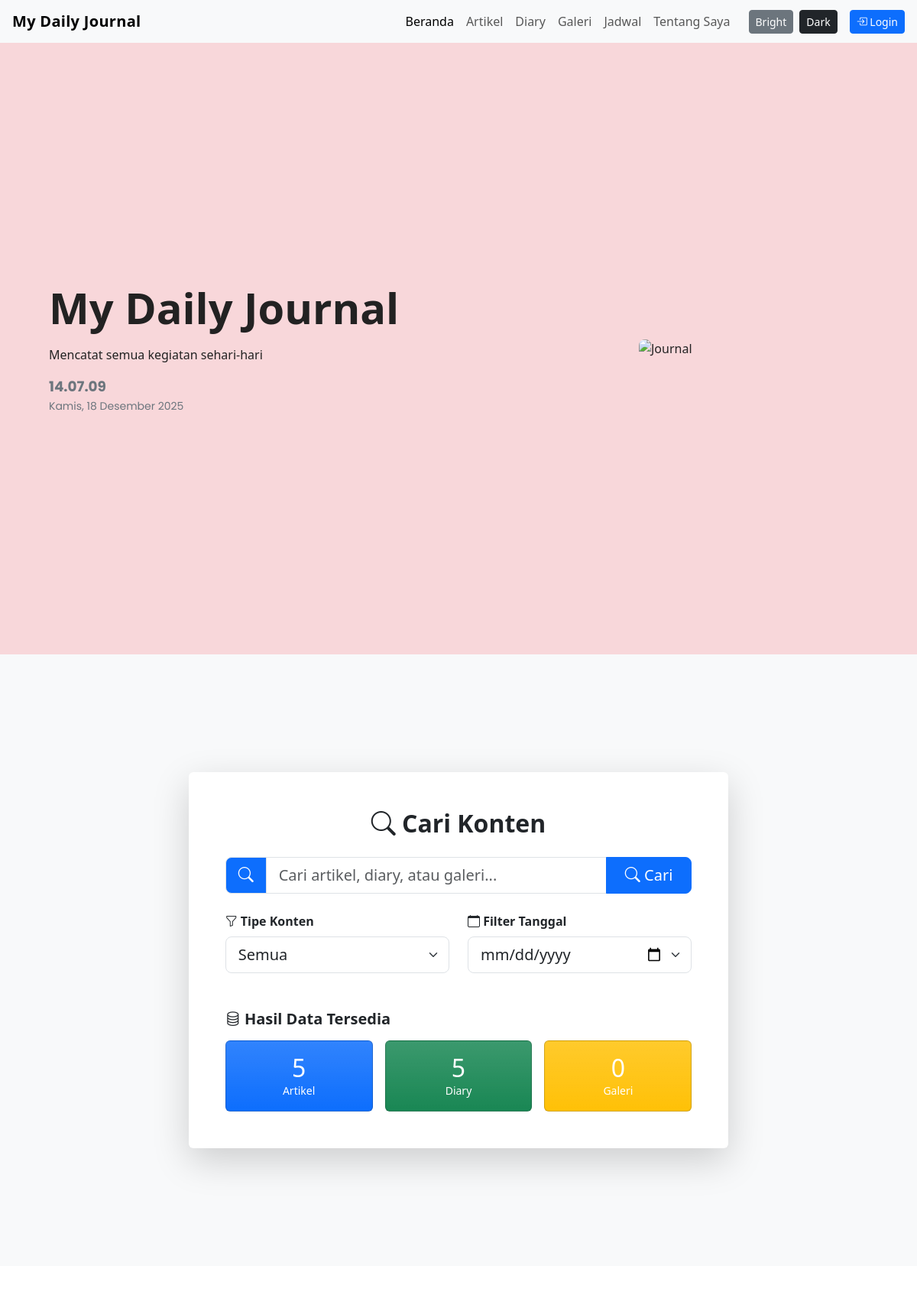
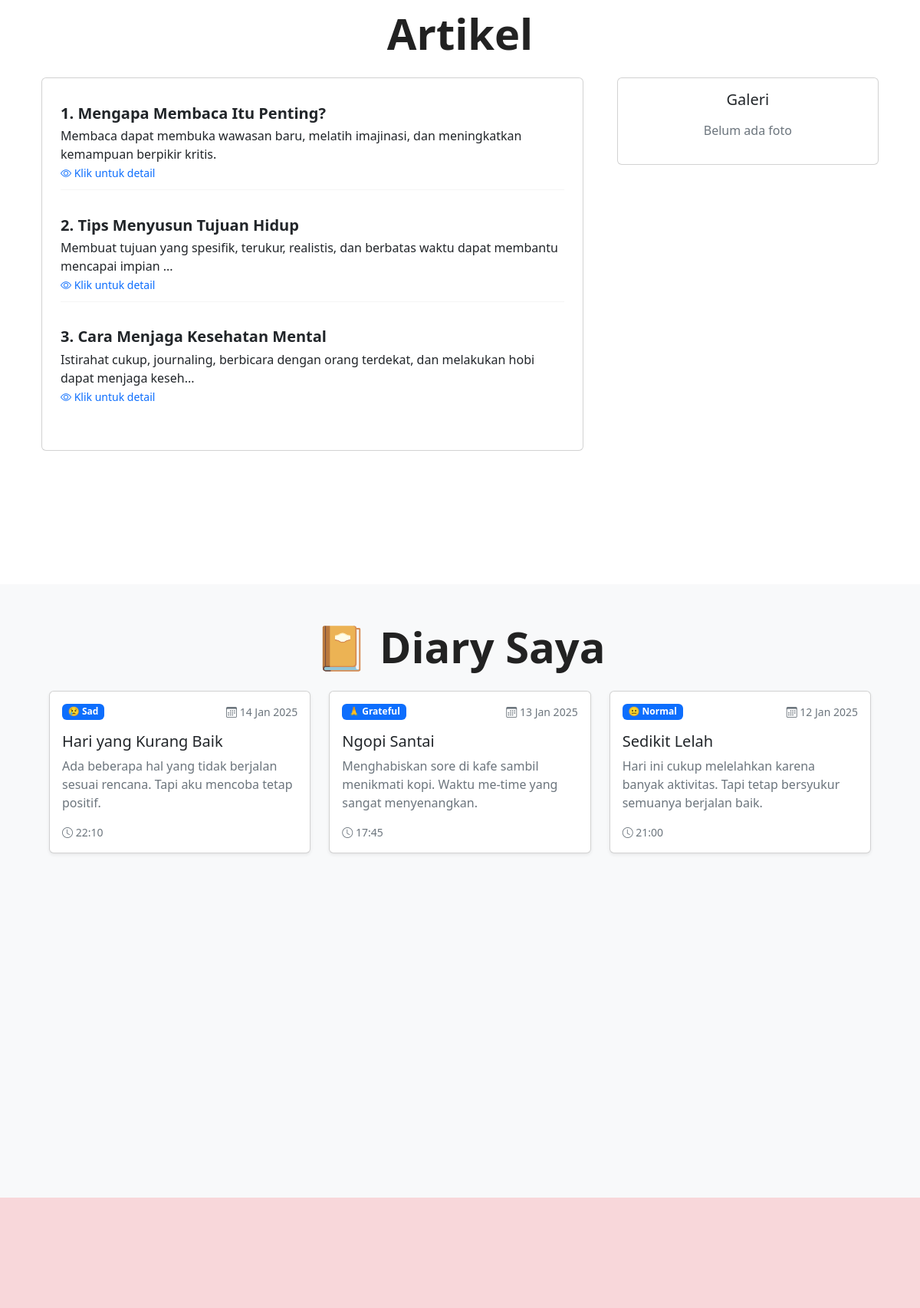
The page / (upper part) on the database its author committed (2 pictures, top to bottom).
### tables this page shows
CREATE TABLE articles (
    id INT PRIMARY KEY AUTO_INCREMENT,
    user_id INT NOT NULL,
    title VARCHAR(255) NOT NULL,
    content TEXT NOT NULL,
    category VARCHAR(50) DEFAULT NULL,
    created_at TIMESTAMP DEFAULT CURRENT_TIMESTAMP,
    updated_at TIMESTAMP DEFAULT CURRENT_TIMESTAMP ON UPDATE CURRENT_TIMESTAMP,
    FOREIGN KEY (user_id) REFERENCES users(id) ON DELETE CASCADE,
    INDEX idx_user_id (user_id),
    INDEX idx_created_at (created_at)
);

CREATE TABLE diary (
    id INT PRIMARY KEY AUTO_INCREMENT,
    user_id INT NOT NULL,
    title VARCHAR(255) NOT NULL,
    content TEXT NOT NULL,
    mood VARCHAR(50) DEFAULT 'Normal',
    created_at TIMESTAMP DEFAULT CURRENT_TIMESTAMP,
    FOREIGN KEY (user_id) REFERENCES users(id) ON DELETE CASCADE,
    INDEX idx_user_id (user_id),
    INDEX idx_created_at (created_at)
);

### index.php (the view, shortened to what this page needs)
<?php
require_once 'koneksi.php';
$articles = [];
$stmt = $conn->prepare("SELECT id, title, content, created_at FROM articles ORDER BY created_at DESC LIMIT 3");
if ($stmt) {
    $stmt->execute();
    $result = $stmt->get_result();
    $articles = $result->fetch_all(MYSQLI_ASSOC);
}
$galleries = [];
$stmt = $conn->prepare("SELECT id, title, description, image_path, upload_date FROM gallery ORDER BY upload_date DESC LIMIT 3");
if ($stmt) {
    $stmt->execute();
    $result = $stmt->get_result();
    $galleries = $result->fetch_all(MYSQLI_ASSOC);
}
$diaries = [];
$stmt = $conn->prepare("SELECT id, title, content, mood, created_at FROM diary ORDER BY created_at DESC LIMIT 3");
if ($stmt) {
    $stmt->execute();
    $result = $stmt->get_result();
    $diaries = $result->fetch_all(MYSQLI_ASSOC);
}
$all_articles = [];
$stmt = $conn->prepare("SELECT id, title FROM articles ORDER BY created_at DESC");
if ($stmt) {
    $stmt->execute();
    $result = $stmt->get_result();
    $all_articles = $result->fetch_all(MYSQLI_ASSOC);
}
$all_diaries = [];
$stmt = $conn->prepare("SELECT id, title FROM diary ORDER BY created_at DESC");
if ($stmt) {
    $stmt->execute();
    $result = $stmt->get_result();
    $all_diaries = $result->fetch_all(MYSQLI_ASSOC);
}
$all_galleries = [];
$stmt = $conn->prepare("SELECT id, title FROM gallery ORDER BY upload_date DESC");
if ($stmt) {
    $stmt->execute();
    $result = $stmt->get_result();
    $all_galleries = $result->fetch_all(MYSQLI_ASSOC);
}
function getMoodEmoji($mood) {
    $moods = [
        'Happy' => '😊',
        'Sad' => '😢',
        'Excited' => '🤩',
        'Angry' => '😠',
        'Normal' => '😐',
        'Grateful' => '🙏',
        'Anxious' => '😰',
        'Peaceful' => '😌'
    ];
    return $moods[$mood] ?? '😊';
}
?>
<!doctype html>
<html lang="id">
<head>
    <link href="https://cdn.jsdelivr.net/npm/bootstrap@5.3.2/dist/css/bootstrap.min.css" rel="stylesheet">
    <link rel="stylesheet" href="https://cdn.jsdelivr.net/npm/bootstrap-icons@1.11.1/font/bootstrap-icons.css">
    <link rel="stylesheet" href="style.css">
</head>
<body>
    <nav class="navbar navbar-expand-lg bg-body-tertiary sticky-top">
        <div class="container">
            <a class="navbar-brand fw-bold" href="#">My Daily Journal</a>
            <div class="collapse navbar-collapse" id="navbarNav">
                <ul class="navbar-nav ms-auto text-dark">
                    <li class="nav-item">
                        <a class="nav-link active" aria-current="page" href="#">Beranda</a>
                    </li>
                    <li class="nav-item">
                        <a class="nav-link" href="#article">Artikel</a>
                    </li>
                    <li class="nav-item">
                        <a class="nav-link" href="#diary">Diary</a>
                    </li>
                    <li class="nav-item">
                        <a class="nav-link" href="#gallery">Galeri</a>
                    </li>
                    <li class="nav-item">
                        <a class="nav-link" href="#schedule">Jadwal</a>
                    </li>
                    <li class="nav-item">
                        <a class="nav-link" href="#about">Tentang Saya</a>
                    </li>
                </ul>
            </div>
            <div class="d-flex align-items-center gap-2 ms-3">
                <button id="btn-bright" class="btn btn-sm btn-outline-secondary" title="Bright mode">Bright</button>
                <button id="btn-dark" class="btn btn-sm btn-dark" title="Dark mode">Dark</button>
                <a href="login.php" class="btn btn-sm btn-primary ms-2">
                    <i class="bi bi-box-arrow-in-right"></i> Login
                </a>
            </div>
        </div>
    </nav>
    <section id="hero" class="text-center p-5 bg-danger-subtle text-sm-start min-vh-100 d-flex align-items-center">
        <div class="container">
            <div class="d-sm-flex flex-sm-row-reverse align-items-center">
                <img src="https://images.unsplash.com/photo-1517842645767-c639042777db?w=500&h=500&fit=crop"
                    class="img-fluid" width="300" alt="Journal">
                <div>
                    <h1 class="fw-bold display-4">My Daily Journal</h1>
                    <p class="mt-3">Mencatat semua kegiatan sehari-hari</p>
                    <div id="clock" class="mt-3 text-muted" aria-live="polite">
                        <strong id="time">--:--:--</strong>
                        <div><small id="date">--</small></div>
                    </div>
                </div>
            </div>
        </div>
    </section>
    <section id="search" class="p-5 bg-light min-vh-100 d-flex align-items-center">
        <div class="container">
            <div class="row justify-content-center align-items-center">
                <div class="col-12 col-lg-8">
                    <div class="card shadow-lg border-0">
                        <div class="card-body p-5">
                            <h2 class="text-center mb-4 fw-bold">
                                <i class="bi bi-search"></i> Cari Konten
                            </h2>
                            <form action="search_results.php" method="GET" class="needs-validation" novalidate>
                                <div class="row g-4">
                                    <div class="col-12">
                                        <div class="position-relative">
                                            <div class="input-group input-group-lg">
                                                <span class="input-group-text bg-primary text-white">
                                                    <i class="bi bi-search"></i>
                                                </span>
                                                <input type="text" class="form-control" name="q" id="searchInput"
                                                       placeholder="Cari artikel, diary, atau galeri..."
                                                       required minlength="1" autocomplete="off">
                                                <button class="btn btn-primary px-4" type="submit">
                                                    <i class="bi bi-search"></i> Cari
                                                </button>
                                            </div>
                                        </div>
                                    </div>
                                    <div class="col-12 col-md-6">
                                        <label for="search-type" class="form-label fw-semibold">
                                            <i class="bi bi-funnel"></i> Tipe Konten
                                        </label>
                                        <select class="form-select form-select-lg" id="search-type" name="type">
                                            <option value="all" selected>Semua</option>
                                        </select>
                                    </div>
                                    <div class="col-12 col-md-6">
                                        <label for="search-date" class="form-label fw-semibold">
                                            <i class="bi bi-calendar"></i> Filter Tanggal
                                        </label>
                                        <input type="date" class="form-select form-select-lg" id="search-date" name="date">
                                    </div>
                                </div>
                            </form>
                            <div class="mt-5">
                                <h5 class="mb-3 fw-semibold">
                                    <i class="bi bi-database"></i> Hasil Data Tersedia
                                </h5>
                                <div class="row g-3 text-center">
                                    <div class="col-4">
                                        <div class="card bg-primary bg-gradient text-white">
                                            <div class="card-body">
                                                <h2 class="mb-0"><?php echo count($all_articles); ?></h2>
                                                <p class="mb-0 small">Artikel</p>
                                            </div>
                                        </div>
                                    </div>
                                    <div class="col-4">
                                        <div class="card bg-success bg-gradient text-white">
                                            <div class="card-body">
                                                <h2 class="mb-0"><?php echo count($all_diaries); ?></h2>
                                                <p class="mb-0 small">Diary</p>
                                            </div>
                                        </div>
                                    </div>
                                    <div class="col-4">
                                        <div class="card bg-warning bg-gradient text-white">
                                            <div class="card-body">
                                                <h2 class="mb-0"><?php echo count($all_galleries); ?></h2>
                                                <p class="mb-0 small">Galeri</p>
                                            </div>
                                        </div>
                                    </div>
                                </div>
                            </div>
                        </div>
                    </div>
                </div>
            </div>
        </div>
    </section>
    <section id="article" class="p-5 min-vh-100">
        <div class="container">
            <h1 class="fw-bold display-4 pb-3 text-center">Artikel</h1>
            <div class="row g-4 align-items-start">
                <div class="col-12 col-sm-8">
                    <div class="card p-4">
                        <ol class="article-list list-unstyled mb-0">
                            <?php if (empty($articles)): ?>
                                <li class="text-center text-muted py-4">
                                    <i class="bi bi-inbox" style="font-size: 3rem;"></i>
                                    <p class="mt-3">Belum ada artikel tersedia.</p>
                                </li>
                            <?php else: ?>
                                <?php $counter = 1; foreach ($articles as $article): ?>
                                <li class="mb-4 article-item clickable-article"
                                    data-title="<?php echo htmlspecialchars($article['title']); ?>"
                                    data-date="<?php echo date('l, d F Y', strtotime($article['created_at'])); ?>"
                                    data-image="https://picsum.photos/seed/article<?php echo $article['id']; ?>/800/400"
                                    data-body="<?php echo htmlspecialchars($article['content']); ?>"
                                    data-bs-toggle="modal"
                                    data-bs-target="#articleModal">
                                    <h5><strong><?php echo $counter++; ?>. <?php echo htmlspecialchars($article['title']); ?></strong></h5>
                                    <p class="mb-0"><?php echo htmlspecialchars(substr($article['content'], 0, 100)); ?><?php echo strlen($article['content']) > 100 ? '...' : ''; ?></p>
                                    <small class="text-primary"><i class="bi bi-eye"></i> Klik untuk detail</small>
                                </li>
                                <?php endforeach; ?>
                            <?php endif; ?>
                        </ol>
                    </div>
                </div>
                <div class="col-12 col-sm-4">
                    <div class="card p-3 text-center">
                        <h5 class="mb-3">Galeri</h5>
                        <div class="d-flex flex-column align-items-center gap-3">
                            <?php if (empty($galleries)): ?>
                                <p class="text-muted">Belum ada foto</p>
                            <?php endif; ?>
                        </div>
                    </div>
                </div>
            </div>
        </div>
    </section>
    <section id="diary" class="p-5 bg-light min-vh-100">
        <div class="container">
            <h1 class="fw-bold display-4 pb-3 text-center">📔 Diary Saya</h1>
            <div class="row g-4">
                <?php if (empty($diaries)): ?>
                    <div class="col-12 text-center text-muted py-5">
                        <i class="bi bi-journal-x" style="font-size: 4rem;"></i>
                        <p class="mt-3 h5">Belum ada diary tersedia.</p>
                        <a href="diary.php" class="btn btn-primary mt-3">Buat Diary Pertama</a>
                    </div>
                <?php else: ?>
                    <?php foreach ($diaries as $diary): ?>
                    <div class="col-12 col-md-4">
                        <div class="card h-100 shadow-sm hover-card">
                            <div class="card-body">
                                <div class="d-flex justify-content-between align-items-start mb-3">
                                    <span class="badge bg-primary"><?php echo getMoodEmoji($diary['mood']); ?> <?php echo htmlspecialchars($diary['mood']); ?></span>
                                    <small class="text-muted">
                                        <i class="bi bi-calendar3"></i> <?php echo date('d M Y', strtotime($diary['created_at'])); ?>
                                    </small>
                                </div>
                                <h5 class="card-title"><?php echo htmlspecialchars($diary['title']); ?></h5>
                                <p class="card-text text-muted">
                                    <?php echo htmlspecialchars(substr($diary['content'], 0, 150)); ?><?php echo strlen($diary['content']) > 150 ? '...' : ''; ?>
                                </p>
                                <div class="d-flex justify-content-between align-items-center mt-3">
                                    <small class="text-muted">
                                        <i class="bi bi-clock"></i> <?php echo date('H:i', strtotime($diary['created_at'])); ?>
                                    </small>
                                </div>
                            </div>
                        </div>
                    </div>
                    <?php endforeach; ?>
                <?php endif; ?>
            </div>
        </div>
    </section>
    <section id="gallery" class="text-center p-5 bg-danger-subtle min-vh-100 d-flex align-items-center">
    </section>
</body>
</html>

### rows shown on the page
articles: title "Mengapa Membaca Itu Penting?", content "Membaca dapat membuka wawasan baru, melatih imajinasi, dan meningkatkan kemampuan berpikir kritis."
articles: title "Tips Menyusun Tujuan Hidup", content "Membuat tujuan yang spesifik, terukur, realistis, dan berbatas waktu dapat membantu mencapai impian"
articles: title "Cara Menjaga Kesehatan Mental", content "Istirahat cukup, journaling, berbicara dengan orang terdekat, dan melakukan hobi dapat menjaga keseh"
diary: mood "😢", mood "Sad", created_at "14 Jan 2025", title "Hari yang Kurang Baik", content "Ada beberapa hal yang tidak berjalan sesuai rencana. Tapi aku mencoba tetap positif.", created_at "22:10"
diary: mood "🙏", mood "Grateful", created_at "13 Jan 2025", title "Ngopi Santai", content "Menghabiskan sore di kafe sambil menikmati kopi. Waktu me-time yang sangat menyenangkan.", created_at "17:45"
diary: mood "😐", mood "Normal", created_at "12 Jan 2025", title "Sedikit Lelah", content "Hari ini cukup melelahkan karena banyak aktivitas. Tapi tetap bersyukur semuanya berjalan baik.", created_at "21:00"

### other values the page prints
count($all_articles) "5"
count($all_diaries) "5"
count($all_galleries) "0"
